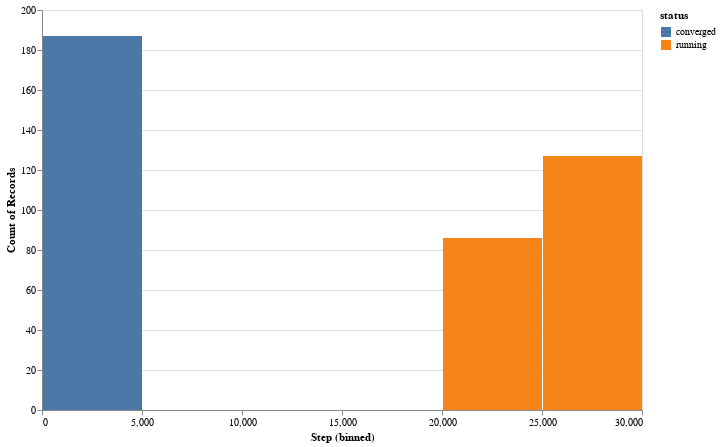

Here is the notebook cell this chart was saved with:
### Code cell
import altair as alt

alt.Chart(df).mark_bar().encode(
    x=alt.X('Step', bin=True),
    y='count()',
    color="status",
).properties(width=600, height=400)

### Figure 1 — Vega-Lite specification as saved in the notebook (floating-point values rounded to 4 significant figures; data arrays with more than 128 entries replaced by an {"elided": "..."} marker saying what was removed)
{"config": {"view": {"continuousWidth": 300, "continuousHeight": 300}}, "data": {"name": "data-673d402116022b6534f45508780cabad"}, "mark": {"type": "bar"}, "encoding": {"color": {"field": "status", "type": "nominal"}, "x": {"bin": true, "field": "Step", "type": "quantitative"}, "y": {"aggregate": "count", "type": "quantitative"}}, "height": 400, "width": 600, "$schema": "https://vega.github.io/schema/vega-lite/v5.20.1.json", "datasets": {"data-673d402116022b6534f45508780cabad": {"elided": "400 records"}}}
